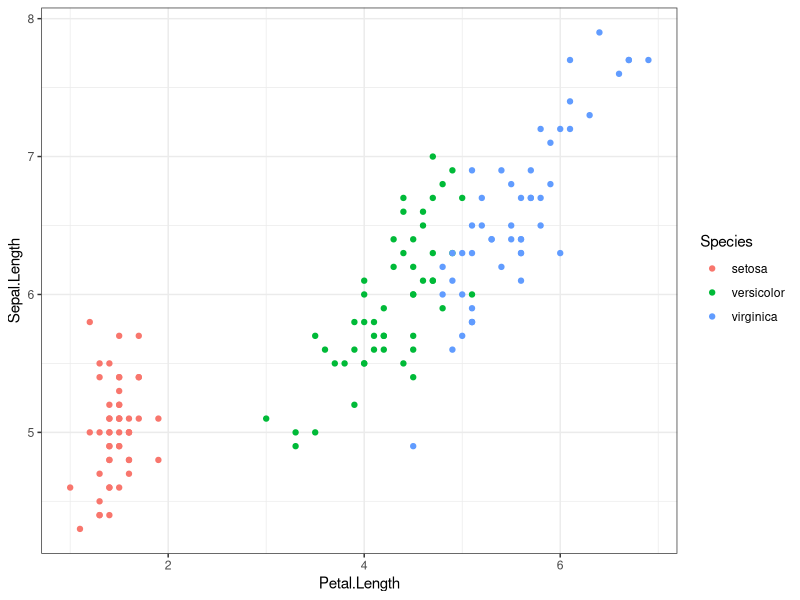
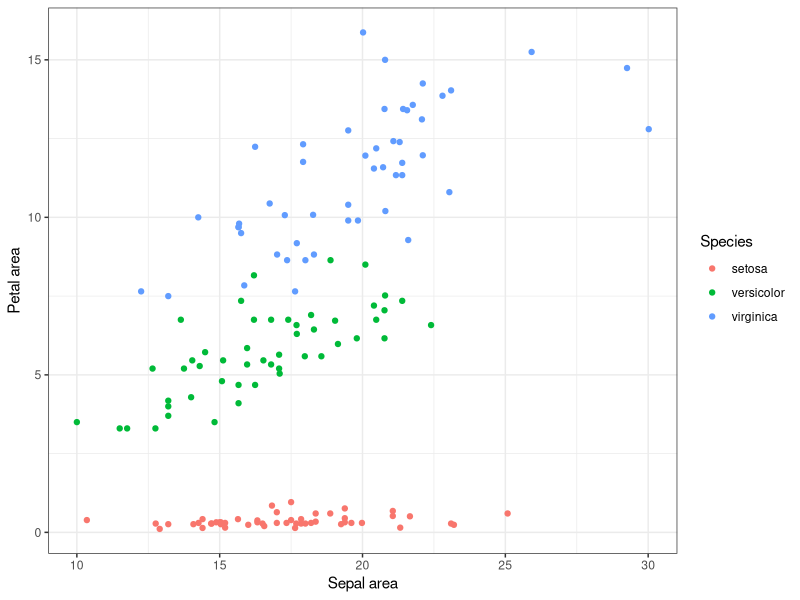
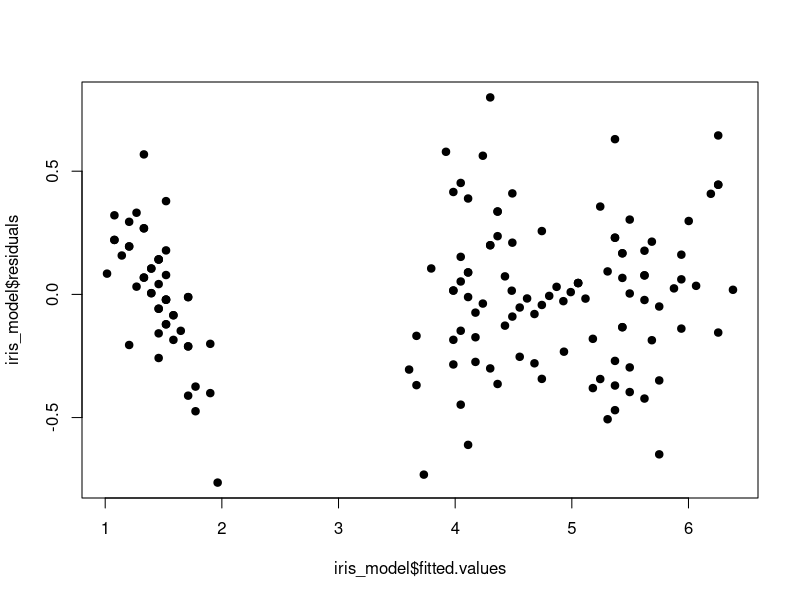
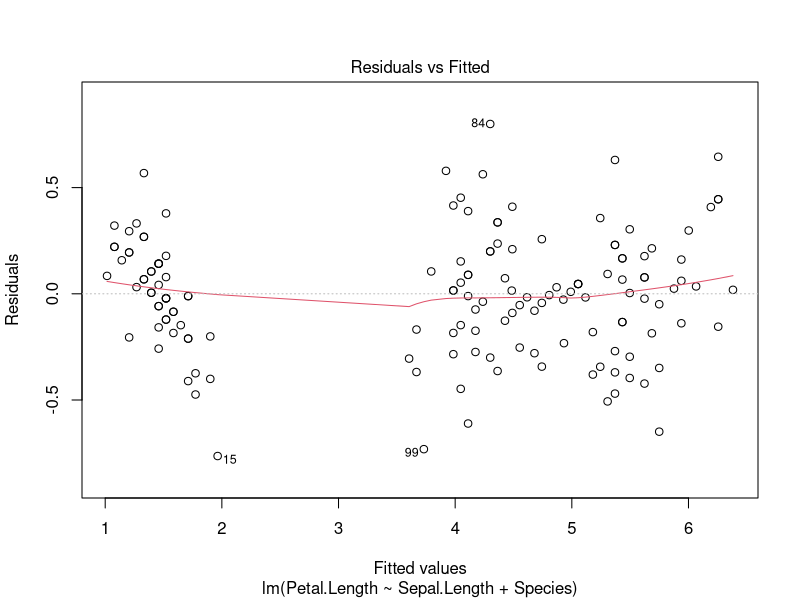
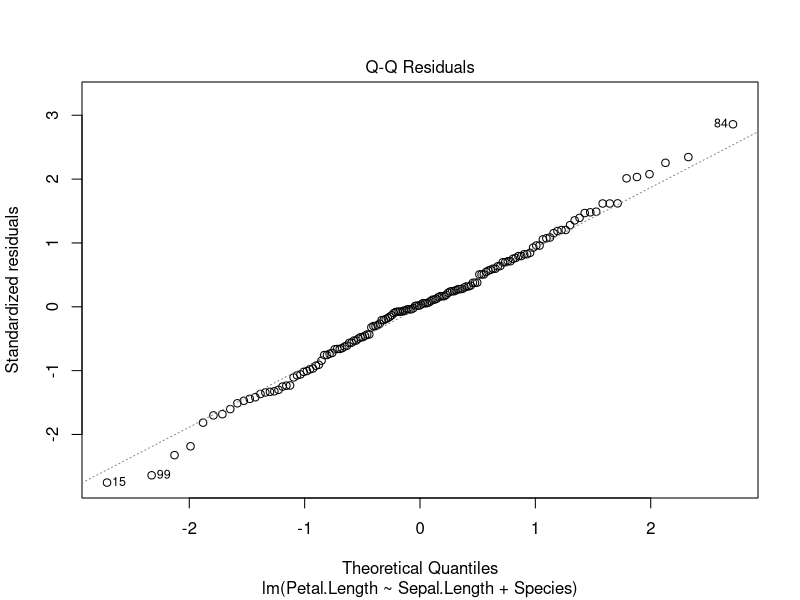
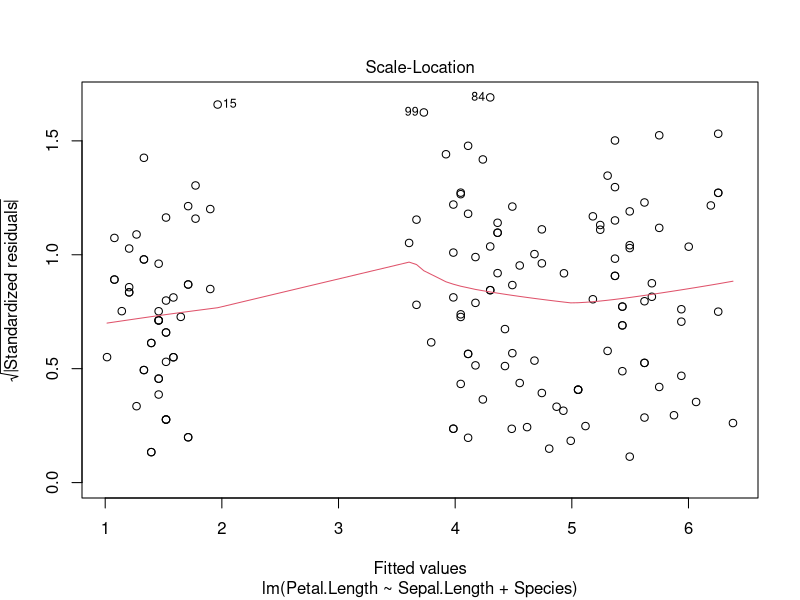
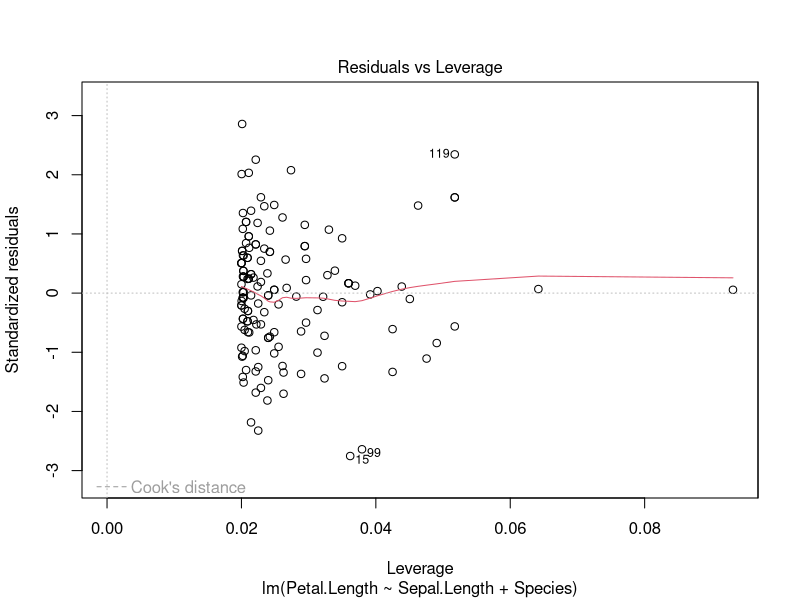
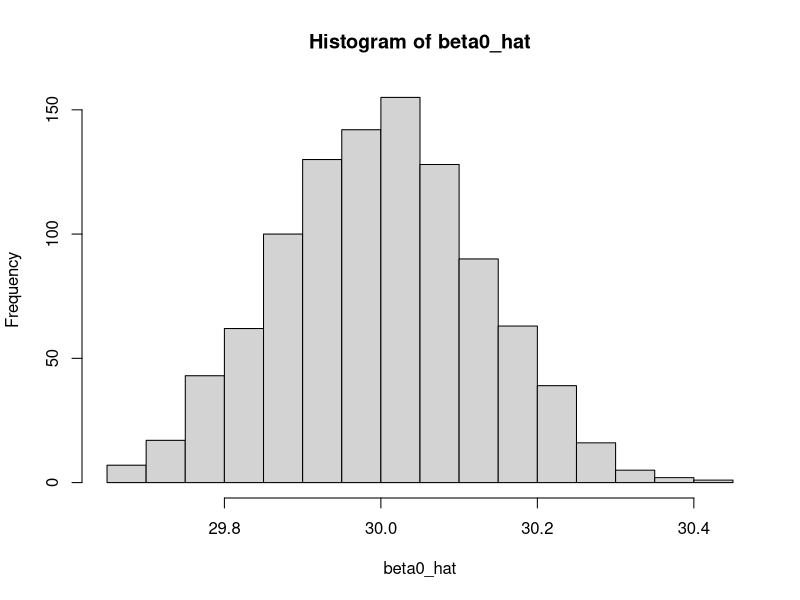

Write the R code that produced these figures, in order.

library(ggplot2) # load plotting package
library(stats) # load stats package

############ Using functions in R ########################

# Lets return to the iris data set
data("iris")
ggplot(iris) +
  geom_point(aes(x = Petal.Length, y = Sepal.Length, color = Species)) +
  theme_bw()

# Remember this from last class?
for (i in seq_len(nrow(iris))) {
  if (iris$Species[i] == "setosa") {
    iris$summary_value[i] <- iris$Sepal.Length[i] * iris$Sepal.Width[i]
    iris$metric[i] <- "Sepal area"
  } else {
    iris$summary_value[i] <- iris$Petal.Length[i] * iris$Petal.Width[i]
    iris$metric[i] <- "Petal area"
  }
}

summary(iris$summary_value[iris$metric == "Sepal area"])
summary(iris$summary_value[iris$metric == "Petal area"])

# Let's look at another way using base R functions
?apply

sepal_area <- apply(X = iris[iris$Species == "setosa", 1:2],
                    MARGIN = 1,
                    FUN = prod)
petal_area <- apply(X = iris[iris$Species != "setosa", 3:4],
                    MARGIN = 1,
                    FUN = prod)

# Some function arguments are optional
petal_area2 <- apply(X = iris[iris$Species != "setosa", 3:4],
                     MARGIN = 1,
                     FUN = prod,
                     simplify = FALSE)

# We can nest functions together
# Here we are looking at the correlation between petal and sepal area
cor(apply(X = iris[, 1:2], MARGIN = 1, FUN = prod),
    apply(X = iris[, 3:4], MARGIN = 1, FUN = prod))

ggplot() +
  geom_point(aes(x = apply(X = iris[, 1:2], MARGIN = 1, FUN = prod),
                 y = apply(X = iris[, 3:4], MARGIN = 1, FUN = prod),
                 color = iris$Species)) +
  labs(x = "Sepal area",
       y = "Petal area",
       color = "Species") +
  theme_bw()

############ Intro to regression in R ##########################

# Lets run a linear regression of petal length on sepal length
?lm
iris_model <- lm(Petal.Length ~ Sepal.Length + Species, data = iris)
summary(iris_model) # we can use summary() to look at lots of different objects!
str(iris_model) # look at the lm object

plot(iris_model$fitted.values, iris_model$residuals, pch = 19)
plot(iris_model) # some handy built-in diagnostic plots

# What if we want to make sure that our model is working the way we think it is?


############## Example: simulating data in R #####################

# Simple model with a single covariate
# Outcome = score on calculus test
# Predictor = # of hours studied
beta0 <- 30
beta1 <- 8
x <- runif(1000, 0, 24)
y <- rnorm(1000, beta0 + beta1 * x, 5)
summary(lm(y ~ x))

# TO DO: Do the same procedure above 1000 times and look at a histogram
# of the estimates for beta0 and beta1
beta0_hat <- c()
beta1_hat <- c()
for (i in 1:1000) {
  x <- runif(1000, 0, 24)
  y <- rnorm(1000, beta0 + beta1 * x, 2)
  lm_temp <- lm(y ~ x)
  beta0_hat <- c(beta0_hat, lm_temp$coefficients[1])
  beta1_hat <- c(beta1_hat, lm_temp$coefficients[2])
}

hist(beta0_hat, 20)
hist(beta1_hat, 20)

## How can we make this more flexible?
## Let's do an example with logistic regression

# Input values
n <- 1000 # sample size per simulation
n_sims <- 1000 # number of simulations
beta0 <- 0.5 # intercept on odds scale
beta <- c(1.2, 0.8, 2.3) # odds ratio for each covariate
# indicator for whether variable is "c"ontinuous or "d"ichotomous
var_type <- c("c", "c", "d")

res <- matrix(nrow = n_sims, ncol = length(beta) + 1)

for (s in seq_len(n_sims)) { # loop through simulations

  # create data frame to store output in
  x <- matrix(nrow = n, ncol = length(beta))

  for (i in seq_along(beta)) { # loop through covariates
    if (var_type[i] == "c") {
      ## TO DO: fill this in (hint check out `runif` function)
      x[, i] <- runif(n, 0, 10)
    } else if (var_type[i] == "d") {
      ## TO DO: fill this in (hint check out `sample` function)
      x[, i] <- sample(c(0, 1), n, replace = TRUE)
    } else {
      stop("Incompatible variable type ", var_type[i])
    }
  }

  # Now generate y values
  log_odds_y <- x %*% log(beta) + log(beta0)
  prob_y <- exp(log_odds_y) / (1 + exp(log_odds_y))

  # TO DO: sample final binary y values
  y <- as.numeric(runif(n) <= prob_y)

  lr <- glm(y ~ x, family = binomial(link = "logit"))
  res[s, ] <- lr$coefficients

}

hist(exp(res[, 1]), 20) # intercept, "true value" = 0.5
hist(exp(res[, 2]), 20) # X1, "true value" = 1.2
hist(exp(res[, 3]), 20) # X2, "true value" = 0.8
hist(exp(res[, 4]), 20) # X3, "true value" = 2.3
